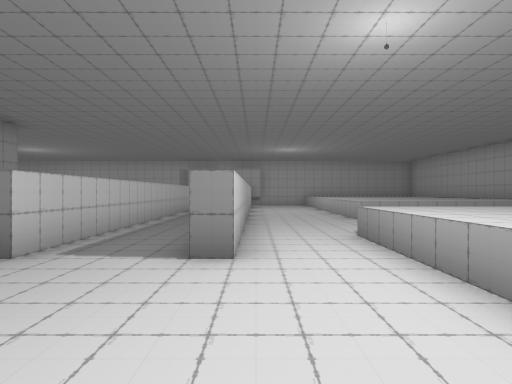
View 1 (above)

20 first-person views from a walk through a scene from a Unity 3-D project. The camera is 1.5 m above the floor, looks level and sees 75° across. Doors are open. The floor is counted in squares, 2 m on a side. Each view is taken from the middle of a square. On the plan, view 1 faces up. The plan holds only what a view shows up to about 11 squares ahead; the rest is blank. The place goes on beyond the plan. The player is left out. Some surface patterns are stand-ins.

View 2
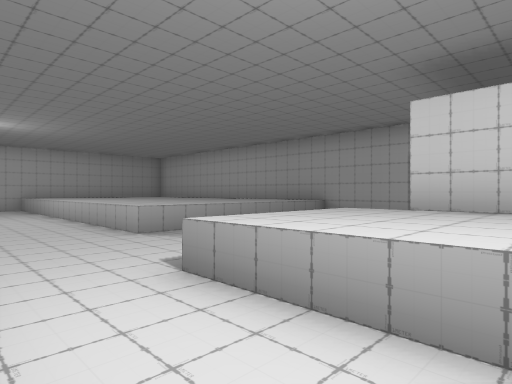

View 3
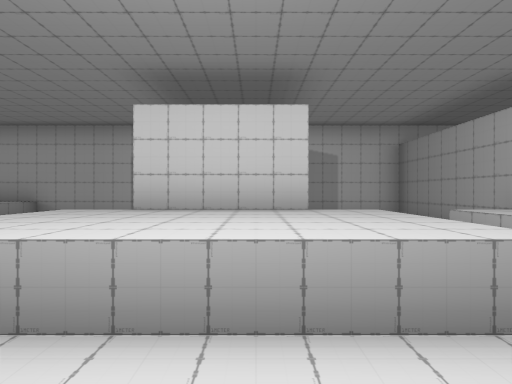

View 4
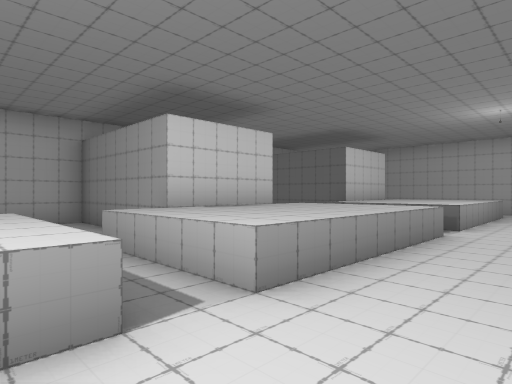

View 5
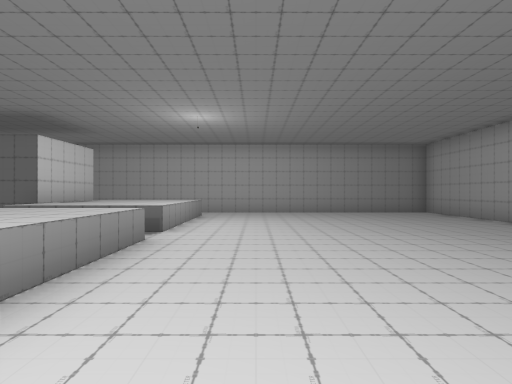

View 6
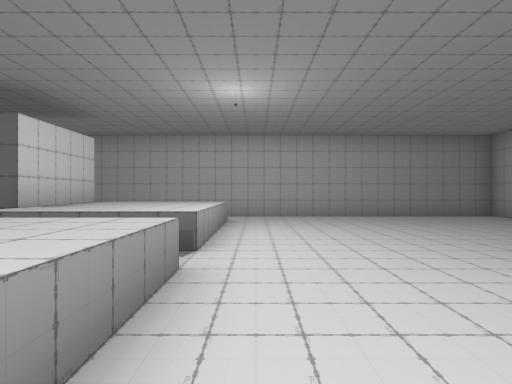

View 7
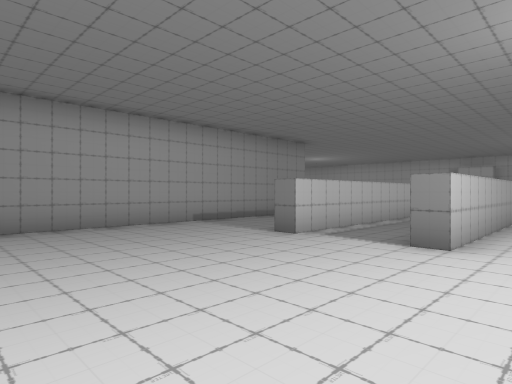

View 8
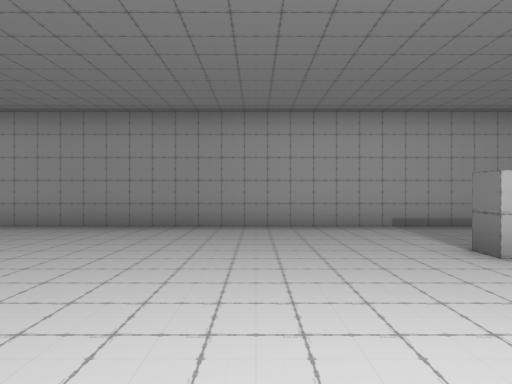

View 9
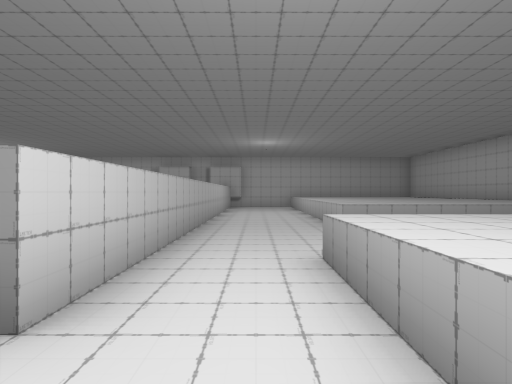

View 10
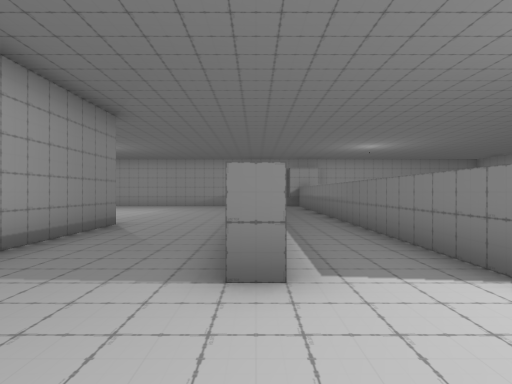

View 11
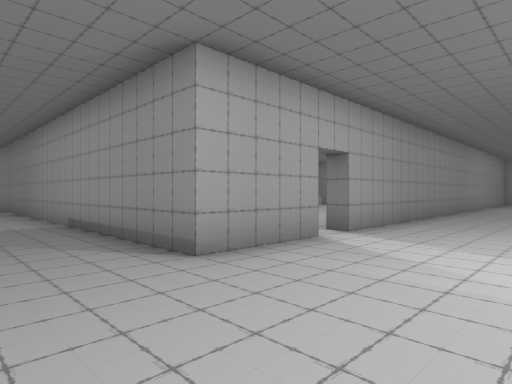

View 12
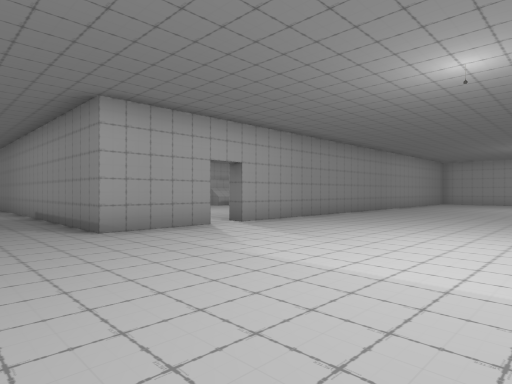

View 13
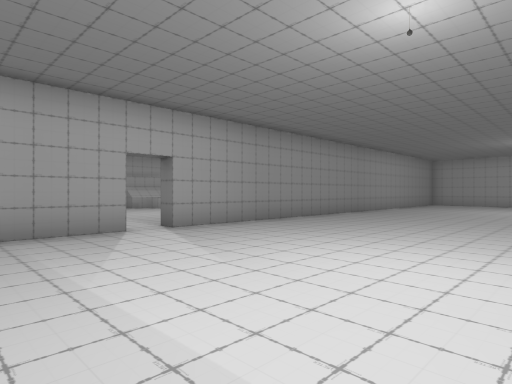

View 14
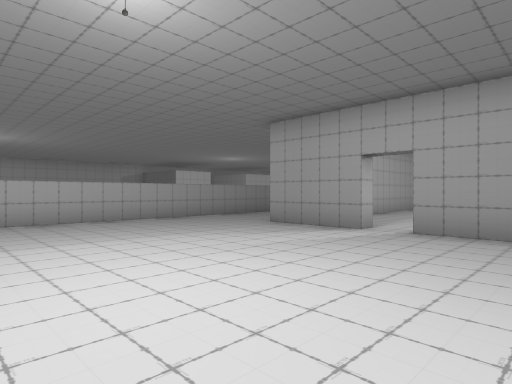

View 15
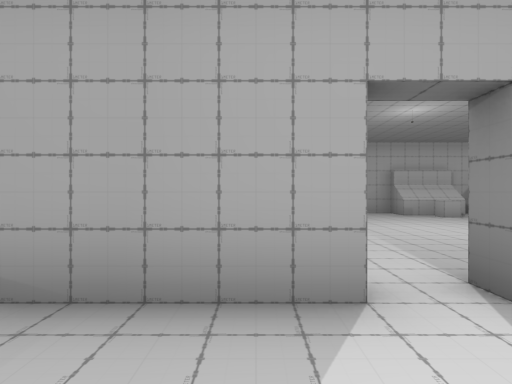

View 16
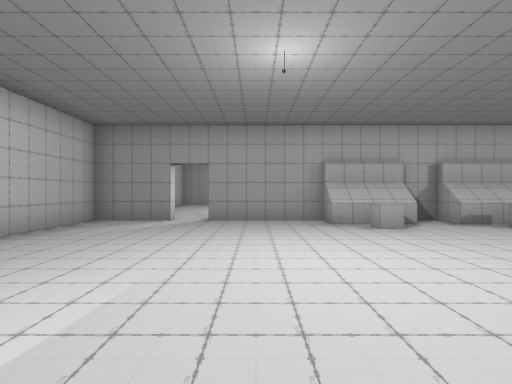

View 17
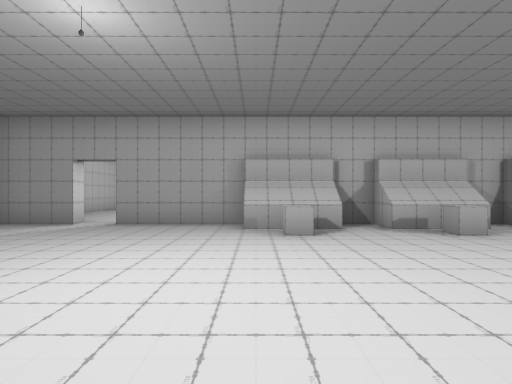

View 18
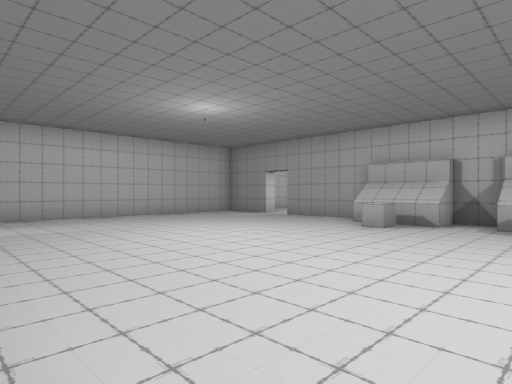

View 19
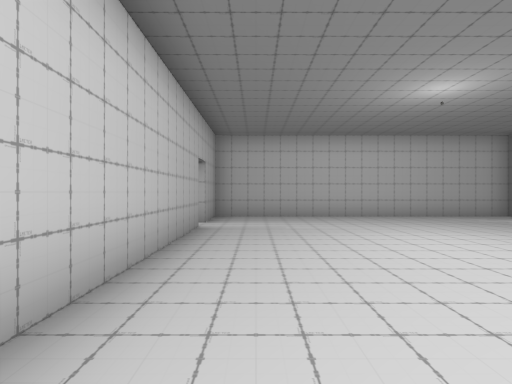

View 20
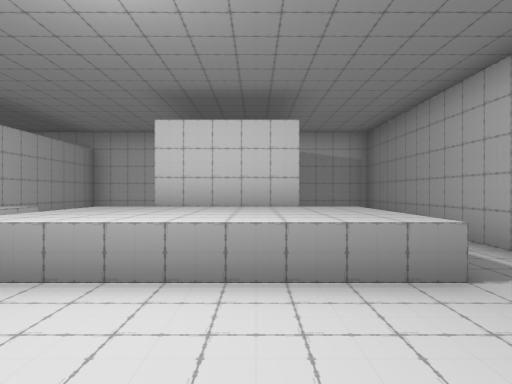

### Floor plan
Key: @ floor where view 1 was taken; # wall or solid block; x gap in a wall; . floor; D open door; ^ raised ledge.
Columns run from 17 left of view 1 to 9 right of it. Each row starts with its distance up from view 1.
 15      .........     .^
 14  .............#    .^
 13 ..............#  #..^^    #
 12 ..............#..#..^^^^^^#
 11 ..............#..#..^^^^^^#
 10 ..............#..#..^^^^^ #
  9  ######DD###..#..#..^^^^^^#
  8 .......DD..#..#..#...     #
  7 ...........#..#..#...     #
  6 ...........#..#..#.....   #
  5 ...........#..#..#.^^^.
  4 ...........#..#..#.^^^#
  3  ..........#.......^^^#
  2 ...........#.......^^^.   #
  1 ^..^.......#...........   #
  0 #^.x^......#.....@.^^^. ..#
 -1  ######DD ##.......^^^#####
 -2         .  #.......^^^#####
 -3            #.......^^^#####
 -4            #.......^^^.   #
 -5            #..........    #
 -6            #.......^^^.
 -7            #.......^^^###
 -8            #.......^^^#
 -9            #.......^^^    #
-10            #..........    #
-11            ################

Where each view was taken, in squares from view 1:
view 1: 0 up, 0 right, facing up
view 2: 3 up, 0 right, facing up-right
view 3: 3 up, 0 right, facing right
view 4: 2 up, 0 right, facing down-right
view 5: 1 up, 0 right, facing down
view 6: 1 down, 1 right, facing down
view 7: 1 down, 1 right, facing up-left
view 8: 1 up, 1 right, facing left
view 9: 2 up, 1 right, facing up
view 10: 1 up, 3 left, facing up
view 11: 12 up, 4 left, facing down-left
view 12: 15 up, 4 left, facing down-left
view 13: 15 up, 6 left, facing down-left
view 14: 15 up, 12 left, facing down-right
view 15: 11 up, 8 left, facing down
view 16: 8 up, 11 left, facing down
view 17: 7 up, 13 left, facing down
view 18: 8 up, 17 left, facing down-right
view 19: 7 up, 17 left, facing right
view 20: 8 down, 1 left, facing right
